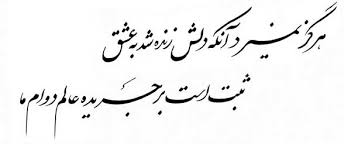
#> input picture S08/hafez.jpeg, 351 x 144 px
$ python S08_C03_P297_area_growing_segmentation.py
#> lines starting #> are read from the running program, lines starting #| are printed output that depends on the picture; after the words box and inside, x2 and y2 are one past the last pixel; in counts of white or black regions, pixels touching at a corner belong together
import cv2
import numpy as np
import matplotlib.pyplot as plt

I = cv2.imread('hafez.jpeg')
#> I is the input picture: shape (144, 351, 3); min 0, max 255, mean 243
if len(I.shape) == 3:
    I = cv2.cvtColor(I, cv2.COLOR_BGR2GRAY)
#> I: shape (144, 351)
I = np.float32(I)

m, n = I.shape[:2]
#> m = 144; n = 351
# The initial point to grow
x, y = 100, 100
# The threshold value
Threshold = 12
# Output
Output = np.zeros(I.shape, dtype=np.uint8)
# The mean of the segmented region
region_mean = I[x, y]
#> region_mean = 252
# Number of pixels in region
region_size = 1
neg_pos = 0
# Distance of the newest segment pixel to the region mean
pixdist = 0
# 4 Neighbor locations
neigb = np.array([[-1, 0], [1, 0], [0, -1], [0, 1]])
'''Start region growing until distance between region
and possible new pixel become higher than a certain threshold'''
while pixdist < Threshold:
    # Add new neighbors pixels
    for j in range(4):
        # Calculate the neighbour coordinate
        xn, yn = x + neigb[j, 0], y + neigb[j, 1]
        # Check if neighbour is inside or outside the image
        ins = (xn > 0) and (yn > 0) and (xn <= m) and (yn <= n)
        # Add neighbour if inside and not already part of the segmented area
        if ins and (Output[xn - 1, yn - 1] == 0):
            neg_pos += 1
            neg_list = np.array([xn, yn, I[xn - 1, yn - 1]], dtype=np.float32)
            neg_list = np.expand_dims(neg_list, axis=0)
            Output[xn - 1, yn - 1] = 1
    # Add pixel with intensity nearest to the mean of the region
    dist = np.abs(neg_list[:, 2] - region_mean)
    index = np.argmin(dist)
    pixdist = dist[index]
    Output[x - 1, y - 1] = 2
    region_size += 1
    # Calculate the new mean of the region
    region_mean = (region_mean * region_size + neg_list[index, 2]) / (region_size + 1)
    # Save the x and y coordinates of the pixel
    x, y = int(neg_list[index, 0]), int(neg_list[index, 1])
    # Remove the pixel from the neighbour (check) list
    neg_list[index] = neg_list[-1]
    neg_pos -= 1
#> this loop made 3 passes
#> (dist, pixdist, region_mean) on passes 1 to 3: ([2], 2, 252.7), ([2.33], 2.33, 253.2), ([133.2], 133.2, 226.6)
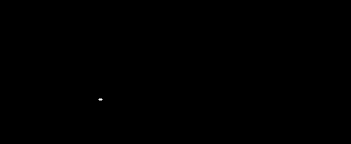
#> Output: shape (144, 351); min 0, max 2, mean 0.000277; drawn with min black and max white
#> after the loop, neg_pos = 7; region_mean = 226.6; region_size = 4
# Return the segmented area as logical matrix
Output = Output > 1
#> Output: shape (144, 351) bool; 0.01% white in thin lines or dots, all inside (x1, y1, x2, y2) = (99, 99, 102, 100)
plt.subplot(1, 2, 1)
plt.imshow(np.uint8(I))
plt.title('Original Image')
contours, _ = cv2.findContours(Output.astype(np.uint8), cv2.RETR_EXTERNAL, cv2.CHAIN_APPROX_NONE)
#> contours = [[[99, 99], [100, 99], [101, 99], [100, 99]]]
cv2.drawContours(I, contours, -1, (0, 0, 255), 2)
#> I: shape (144, 351) float32; min 0, max 255, mean 242.9
plt.subplot(1, 2, 2)
plt.imshow(Output.astype(np.uint8) * 255)
plt.title('Segmented Image')
plt.show()
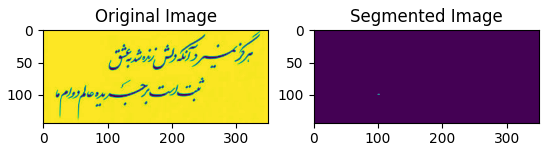
#> figure drawn by matplotlib, 2 panels
